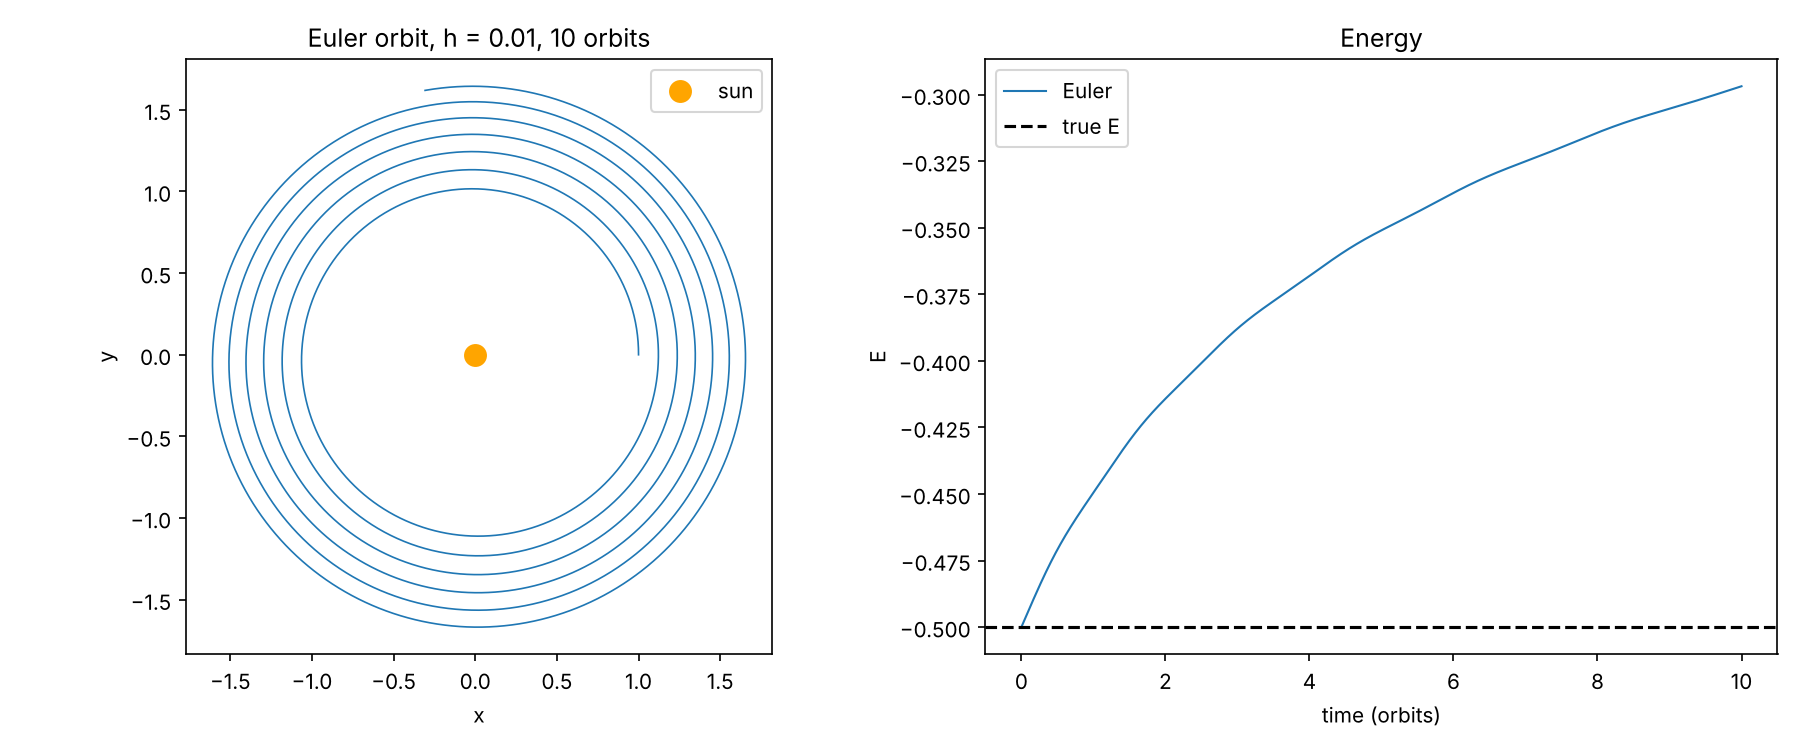

Write Python code to recreate this figure.
"""Part 1: two-body orbit (GM = 1, sun fixed at origin) with explicit Euler."""
import numpy as np
import matplotlib
matplotlib.use("Agg")
import matplotlib.pyplot as plt

# ---- Parameters -------------------------------------------------------------
h = 0.01                      # time step
n_orbits = 10                 # how many orbits to integrate
r0 = np.array([1.0, 0.0])     # initial position (x, y)
v0 = np.array([0.0, 1.0])     # initial velocity (vx, vy); try (0, 1.2) for an ellipse


def accel(r):
    """a(r) = -r / |r|^3"""
    return -r / np.linalg.norm(r) ** 3


def energy(r, v):
    """E = 1/2 (vx^2 + vy^2) - 1 / sqrt(x^2 + y^2)"""
    return 0.5 * (v[0] ** 2 + v[1] ** 2) - 1.0 / np.sqrt(r[0] ** 2 + r[1] ** 2)


def period(r, v):
    """Orbital period from Kepler's third law (GM = 1): a = -1/(2E), T = 2*pi*a^(3/2).
    Only used to express time in orbits; gives 2*pi for the circular orbit."""
    a = -1.0 / (2.0 * energy(r, v))
    return 2.0 * np.pi * a ** 1.5


if __name__ == "__main__":
    T = period(r0, v0)
    n_steps = int(round(n_orbits * T / h))

    r = r0.copy()
    v = v0.copy()
    traj = np.empty((n_steps + 1, 2))
    E = np.empty(n_steps + 1)
    traj[0] = r
    E[0] = energy(r, v)

    for n in range(n_steps):
        # Euler: both updates use the values at step n
        r, v = r + h * v, v + h * accel(r)   # r_{n+1} = r_n + h v_n ;  v_{n+1} = v_n + h a(r_n)
        traj[n + 1] = r
        E[n + 1] = energy(r, v)

    t_orbits = np.arange(n_steps + 1) * h / T

    print(f"E start = {E[0]:.10f}")
    print(f"E end   = {E[-1]:.10f}")
    print(f"drift   = {E[-1] - E[0]:.10f}")

    fig, (ax1, ax2) = plt.subplots(1, 2, figsize=(12, 5))

    ax1.plot(traj[:, 0], traj[:, 1], lw=0.8)
    ax1.plot(0, 0, "o", color="orange", ms=10, label="sun")
    ax1.set_aspect("equal")
    ax1.set_xlabel("x")
    ax1.set_ylabel("y")
    ax1.set_title(f"Euler orbit, h = {h}, {n_orbits} orbits")
    ax1.legend()

    ax2.plot(t_orbits, E, lw=1, label="Euler")
    ax2.axhline(E[0], ls="--", color="k", label="true E")
    ax2.set_xlabel("time (orbits)")
    ax2.set_ylabel("E")
    ax2.set_title("Energy")
    ax2.legend()

    fig.tight_layout()
    fig.savefig("euler_energy.png", dpi=150)
